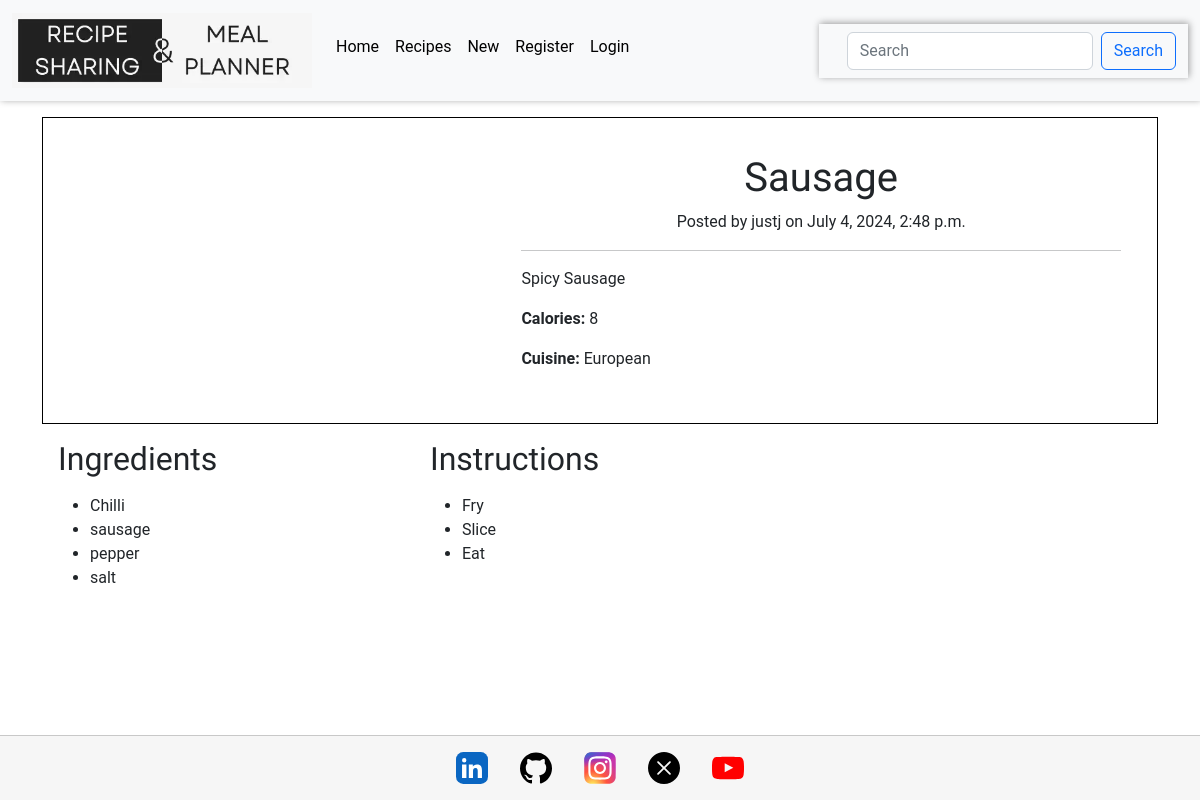
Screenshot of /recipes/4/ with the database file from the repository.
### recipes/models.py (models this page shows, shortened)
class Recipe(models.Model):
    user = models.ForeignKey(
        User, related_name="recipe_owner", on_delete=models.CASCADE
    )
    title = models.CharField(max_length=300, null=False, blank=False)
    description = models.CharField(max_length=500, null=False, blank=False)
    instructions = RichTextField(max_length=10000, null=False, blank=False)
    ingredients = RichTextField(max_length=10000, null=False, blank=False)
    image = ResizedImageField(
        size=[400, None],
        quality=75,
        upload_to="recipes/",
        force_format="WEBP",
        blank=False,
        null=False,
    )
    image_alt = models.CharField(max_length=100, null=False, blank=False)
    meal_type = models.CharField(max_length=50, choices=MEAL_TYPES, default="breakfast")
    cuisine_types = models.CharField(
        max_length=50, choices=CUISINE_TYPES, default="african"
    )
    calories = models.IntegerField()
    posted_date = models.DateTimeField(auto_now=True)
    class Meta:
        ordering = ["-posted_date"]

### recipes/views.py (the view)
# urls.py: path("<int:pk>/", RecipesDetail.as_view(), name="recipe_detail"),
class RecipesDetail(DetailView):
    template_name = "recipes/recipe_detail.html"
    model = Recipe
    context_object_name = "recipe"

### recipes/templates/recipes/recipe_detail.html (shortened to what this page needs)
{% extends "base.html" %}
{% block content %}
    <div class="container">
        <div class="recipe-info mt-3 p-1">
            <div class="recipe-img">
            </div>
            <div class="recipe-detail">
                <h1 class="text-center">{{recipe.title}}</h1>
                <p class="text-center">Posted by {{recipe.user}} on {{recipe.posted_date}}</p>
                <hr>
                <p>{{recipe.description}}</p>
                <p><strong>Calories:</strong> {{ recipe.calories }}</p>
                <p><strong>Cuisine:</strong> {{ recipe.cuisine_types|title }}</p>
            </div>
        </div>
        <div class="recipe-container">
            <div class="ingredients p-3">
                <h2>Ingredients</h2>
                <p>{{ recipe.ingredients|safe }}</p>
            </div>
            <div class="instructions p-3">
                <h2>Instructions</h2>
                <p>{{recipe.instructions|safe }}</p>
            </div>
        </div>
    </div>
{% endblock %}

### templates/base.html (shortened to what this page needs)
{% load static %}
<!DOCTYPE html>
<html lang="en">
<head>
    {% block extra_css %}
    <link rel="stylesheet" href="https://cdnjs.cloudflare.com/ajax/libs/bootstrap/5.2.3/css/bootstrap.min.css" />
    <link rel="stylesheet" href= "{% static '/css/base.css' %}">
    {% endblock %}
</head>
<body>
    {% include 'includes/header.html' %}
    <main>
        {% block content %}
        {% endblock %}
    </main>
    {% include 'includes/footer.html' %}
</body>
</html>

### templates/includes/header.html (shortened to what this page needs)
{% load static %}
<header>
  {% with request.resolver_match.url_name as url_name %}
    <nav class="navbar navbar-expand-lg bg-light">
        <div class="container-fluid">
          <a class="navbar-brand" href="#"><image src="{% static '/images/logo.webp' %}" alt="Recipe Sharing & Meal Planner logo" class="logo"></a>
          <div class="collapse navbar-collapse" id="navbarNav">
            <ul class="navbar-nav me-auto mb-2">
              <li class="nav-item">
                <a class="nav-link {% if url_name == 'home' %}active{% endif %}" aria-current="page" href="{% url 'home' %}">Home</a>
              </li>
              <li class="nav-item">
                <a class="nav-link {% if url_name == 'recipes' %}active{% endif %}" href="{% url 'recipes' %}">Recipes</a>
              </li>
              <li class="nav-item">
                <a class="nav-link {% if url_name == 'add_recipe' %}active{% endif %}" href="{% url 'add_recipe' %}">New</a>
              </li>
              {% if request.user.is_authenticated %}
              <li class="nav-item">
                <a class="nav-link {% if url_name == 'accounts_logout' %}active{% endif %}" href="/accounts/logout/">Logout</a>
              </li>
              {% else %}
              <li class="nav-item">
                <a class="nav-link {% if url_name == 'accounts_signup' %}active{% endif %}" href="/accounts/signup/">Register</a>
              </li>
              {% endif %}
              <li class="nav-item">
                <a class="nav-link {% if url_name == 'accounts_login' %}active{% endif %}" href="/accounts/login/">Login</a>
              </li>
            </ul>
            <nav class="navbar bg-light">
                <div class="container-fluid">
                  <form class="d-flex" role="search" method="GET" action="{% url 'recipes' %}">
                    <input class="form-control me-2" name="q" type="search" placeholder="Search" aria-label="Search">
                    <button class="btn btn-outline-primary" type="submit">Search</button>
                  </form>
                </div>
              </nav>
          </div>
        </div>
      </nav>
      {% endwith %}
</header>

### templates/includes/footer.html
{% load static %}
<footer>
     <a href="" target="_blank" rel="noopener" aria-label="Linked - Opens in a new tab">
       <img src="{% static '/icons/linkedin-app-icon.svg' %}" alt="LinkedIn Icon" class="social-icon">
     </a>
     <a href="" target="_blank" rel="noopener" aria-label="Github - Opens in a new tab">
        <img src="{% static '/icons/github-icon.svg' %}" alt="Github Icon" class="social-icon">
    </a>
    <a href="" target="_blank" rel="noopener" aria-label="Instagram - Opens in a new tab">
        <img src="{% static '/icons/ig-instagram-icon.svg' %}" alt="Instagram Icon" class="social-icon">
    </a>
    <a href="" target="_blank" rel="noopener" aria-label="X - Opens in a new tab">
        <img src="{% static '/icons/close-round-icon.svg' %}" alt="X Icon" class="social-icon">
    </a>
    <a href="" target="_blank" rel="noopener" aria-label="Youtube - Opens in a new tab">
        <img src="{% static '/icons/youtube-color-icon.svg' %}" alt="Youtube Icon" class="social-icon">
    </a>
</footer>

### static/css/base.css (style rules this page uses)
:root { --title: 'Roboto Condensed', serif; --main-font: 'Roboto' , serif; --background: #3f006a0f; --blue: #0d6efd; --black: #000; --off-white: #f6f6f6; --white: #fff; --orange: #ffbf50; --small-box-shadow: 1px -1px 7px 0 #00000061; --border: 1px solid #00000030; }
html, body { height: 100%; }
body { display: flex; flex-direction: column; font-family: var(--main-font); }
h1, h2, h3, h4, h5, h6 { font-family: var(--title); }
main { flex: 10 auto; background-color: var(--white); }
footer { flex-shrink: 0; background-color: var(--off-white); display: flex; flex-direction: row; justify-content: center; align-items: center; border-top: var(--border); }
.social-icon { height: 2rem; margin: 1rem; }
.navbar { background-color: var(--off-white); box-shadow: var(--small-box-shadow); }
a.nav-link { color: var(--black); }
img.logo { width: 18.75rem; }
.recipe-info { display: flex; flex-direction: column; justify-content: center; }
.recipe-container { display: flex; flex-direction: column; }
.ingredients, .instructions, .recipe-detail { width: 100%; }
.recipe-img { display: flex; justify-content: center; align-items: center; }
@media screen and (min-width: 62.5em) { .recipe-info { flex-direction: row; border: 1px solid var(--black); } }
@media screen and (min-width: 62.5em) { .recipe-img { width: 40%; margin: 0 auto; } }
@media screen and (min-width: 62.5em) { .recipe-detail { width: 60%; padding: 2rem; } }
@media screen and (min-width: 62.5em) { .recipe-container { flex-direction: row; } }
@media screen and (min-width: 62.5em) { .ingredients { width: 33.33%; } }
@media screen and (min-width: 62.5em) { .instructions { width: 66.66%; } }

### rows the page displays
Recipe: title "Sausage", user "justj", posted_date "July 4, 2024, 2:48 p.m.", description "Spicy Sausage", calories "8", cuisine_types "European", ingredients "Chilli sausage pepper salt", instructions "Fry Slice Eat"
